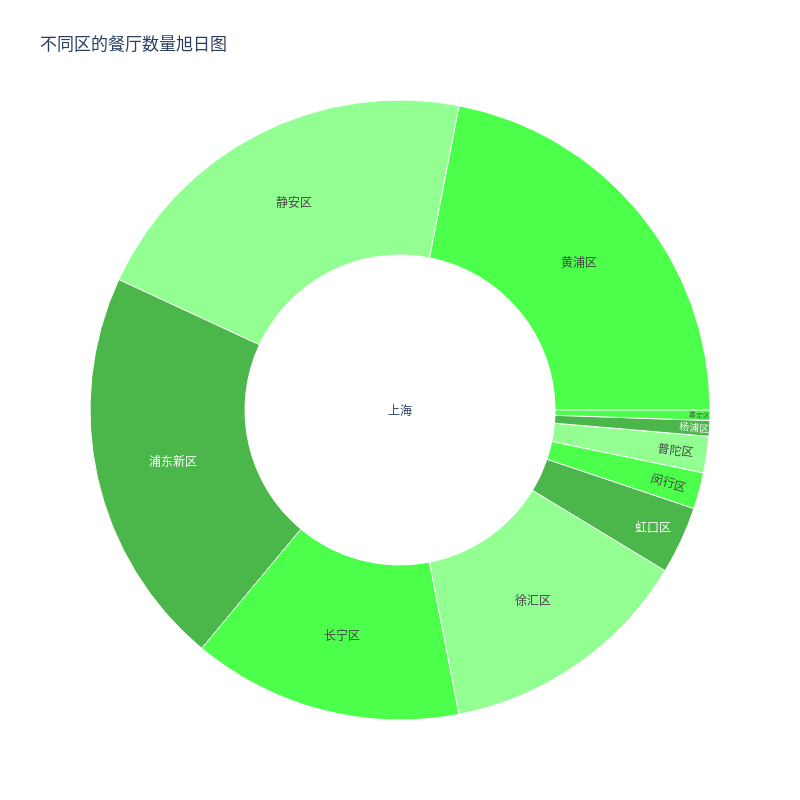

The cell this chart's notebook holds for it:
### Code cell
# 7. 不同区的餐厅数量旭日图
district_counts = df['区'].value_counts().reset_index(name='餐厅数量')
district_counts['parent'] = '上海'
fig7 = px.sunburst(district_counts, names='区', parents='parent', values='餐厅数量',
                  color_discrete_sequence=['lime'],
                  title='不同区的餐厅数量旭日图')
fig7.update_layout(width=800, height=800)
fig7.write_html('restaurant_plots/7_district_sunburst.html')
fig7.show()

### Figure 1 — Plotly figure (JSON) as saved in the notebook; plotly's stock layout.template omitted (floating-point values rounded to 4 significant figures)
{"data": [{"domain": {"x": [0, 1], "y": [0, 1]}, "hovertemplate": "区=%{label}<br>餐厅数量=%{value}<br>parent=%{parent}<extra></extra>", "labels": ["黄浦区", "静安区", "浦东新区", "长宁区", "徐汇区", "虹口区", "闵行区", "普陀区", "杨浦区", "嘉定区"], "name": "", "parents": ["上海", "上海", "上海", "上海", "上海", "上海", "上海", "上海", "上海", "上海"], "type": "sunburst", "values": [81, 78, 77, 52, 49, 13, 7, 7, 3, 2]}], "layout": {"height": 800, "legend": {"tracegroupgap": 0}, "sunburstcolorway": ["lime"], "title": {"text": "不同区的餐厅数量旭日图"}, "width": 800}}
